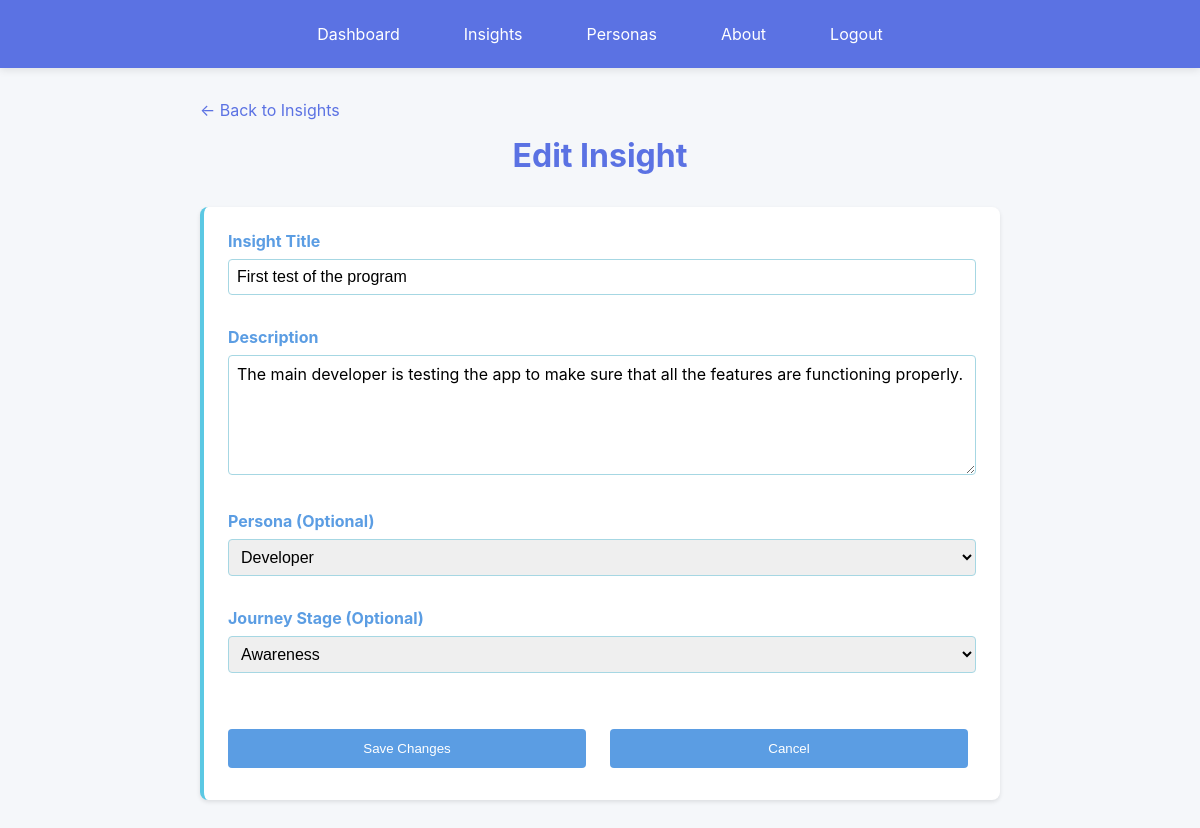
Screenshot of /insights/8/edit (signed in) with the database file from the repository.
### models.py (models this page shows, shortened)
class Insight(db.Model):
    __tablename__ = 'insights'
    id = db.Column(db.Integer, primary_key=True)
    user_id = db.Column(db.Integer, db.ForeignKey('users.id'), nullable=True, index=True)
    title = db.Column(db.String(200), nullable=False)
    description = db.Column(db.Text, nullable=False)
    persona_id = db.Column(db.Integer, db.ForeignKey('personas.id'), nullable=True)
    journey_stage = db.Column(db.String(100), nullable=True)
    timestamp = db.Column(db.DateTime, nullable=False, default=datetime.utcnow)
    ai_summary = db.Column(db.Text, nullable=True)
    def to_dict(self):
        return {
            'id': self.id,
            'user_id': self.user_id,
            'title': self.title,
            'description': self.description,
            'persona_id': self.persona_id,
            'persona_name': self.persona.name if self.persona else None,
            'journey_stage': self.journey_stage,
            'timestamp': self.timestamp.isoformat() if self.timestamp else None,
            'ai_summary': self.ai_summary
        }

### web_app.py (the view, shortened to what this page needs)
@app.route('/insights/<int:insight_id>/edit', methods=['GET', 'POST'])
@login_required
def edit_insight(insight_id):
    user_id = current_user_id()
    insight = Insight.query.filter_by(id=insight_id, user_id=user_id).first_or_404()
    personas_list = Persona.query.filter_by(user_id=user_id).all()
    return render_template(
        'edit_insight.html',
        insight=insight.to_dict(),
        personas=[p.to_dict() for p in personas_list]
    )

### models.py (called while the page is built)
    def to_dict(self):
        return {
            'id': self.id,
            'user_id': self.user_id,
            'name': self.name,
            'description': self.description,
            'timestamp': self.timestamp.isoformat() if self.timestamp else None
        }

### web_app.py (called while the page is built)
def current_user_id():
    return session.get('user_id')

def get_current_user():
    user_id = current_user_id()
    if not user_id:
        return None
    return User.query.get(user_id)

def login_required(view_func):
    @wraps(view_func)
    def wrapped(*args, **kwargs):
        if not current_user_id():
            flash('Please log in to continue.', 'error')
            return redirect(url_for('login'))
        return view_func(*args, **kwargs)
    return wrapped

@app.context_processor
def inject_shared_context():
    return {
        'colors': COLORS,
        'current_user': get_current_user()
    }

### templates/edit_insight.html (shortened to what this page needs)
{% extends "base.html" %}
{% block content %}
<div style="max-width: 800px; margin: 0 auto;">
    <a href="/insights" style="color: var(--royal-blue); text-decoration: none; margin-bottom: 1rem; display: inline-block;">← Back to Insights</a>
    <h1>Edit Insight</h1>
    <div class="card">
        <form method="POST" style="display: flex; flex-direction: column; gap: 1rem;">
            <div class="form-group">
                <label for="title">Insight Title</label>
                <input type="text" id="title" name="title" value="{{ insight.title }}" required style="width: 100%; padding: 0.5rem; border: 1px solid var(--soft-blue); border-radius: 4px;">
            </div>
            <div class="form-group">
                <label for="description">Description</label>
                <textarea id="description" name="description" required style="width: 100%; padding: 0.5rem; border: 1px solid var(--soft-blue); border-radius: 4px; min-height: 120px;">{{ insight.description }}</textarea>
            </div>
            <div class="form-group">
                <label for="persona_id">Persona (Optional)</label>
                <select id="persona_id" name="persona_id" style="width: 100%; padding: 0.5rem; border: 1px solid var(--soft-blue); border-radius: 4px;">
                    {% for persona in personas %}
                    <option value="{{ persona.id }}" {% if insight.persona_id == persona.id %}selected{% endif %}>{{ persona.name }}</option>
                    {% endfor %}
                </select>
            </div>
            <div class="form-group">
                <label for="journey_stage">Journey Stage (Optional)</label>
                <select id="journey_stage" name="journey_stage" style="width: 100%; padding: 0.5rem; border: 1px solid var(--soft-blue); border-radius: 4px;">
                    <option value="Awareness" {% if insight.journey_stage == 'Awareness' %}selected{% endif %}>Awareness</option>
                </select>
            </div>
            <div style="display: flex; gap: 1rem; margin-top: 1rem;">
                <button type="submit" class="btn btn-success" style="flex: 1;">Save Changes</button>
                <button type="button" class="btn btn-secondary" onclick="window.location.href='/insights/{{ insight.id }}'" style="flex: 1;">Cancel</button>
            </div>
        </form>
    </div>
</div>
{% endblock %}

### static/style.css (style rules this page uses)
* { margin: 0; padding: 0; box-sizing: border-box; }
body { font-family: -apple-system, BlinkMacSystemFont, 'Segoe UI', Roboto, Oxygen, Ubuntu, Cantarell, sans-serif; background-color: #f5f7fa; color: #333; }
h1 { color: var(--royal-blue); margin-bottom: 2rem; text-align: center; }
.card { background: var(--white); border-radius: 8px; padding: 1.5rem; box-shadow: 0 2px 4px rgba(0,0,0,0.1); border-left: 4px solid var(--sky-blue); }
.btn { background-color: var(--royal-blue); color: white; padding: 0.75rem 1.5rem; border: none; border-radius: 4px; cursor: pointer; transition: background-color 0.3s; margin: 0.5rem 0.5rem 0.5rem 0; }
.btn-secondary { background-color: var(--medium-blue); }
.btn-success { background-color: var(--medium-blue); }
select, input { padding: 0.5rem; border: 1px solid var(--soft-blue); border-radius: 4px; font-size: 1rem; }
.form-group { margin-bottom: 1rem; }
label { display: block; margin-bottom: 0.5rem; color: var(--medium-blue); font-weight: bold; }
textarea { width: 100%; padding: 0.5rem; border: 1px solid var(--soft-blue); border-radius: 4px; font-size: 1rem; font-family: inherit; min-height: 100px; }

### rows the page displays
Insight: title "First test of the program", description "The main developer is testing the app to make sure that all the features are functioning properly.", journey_stage "Awareness"

### other values shown
form field persona_id "Developer"
